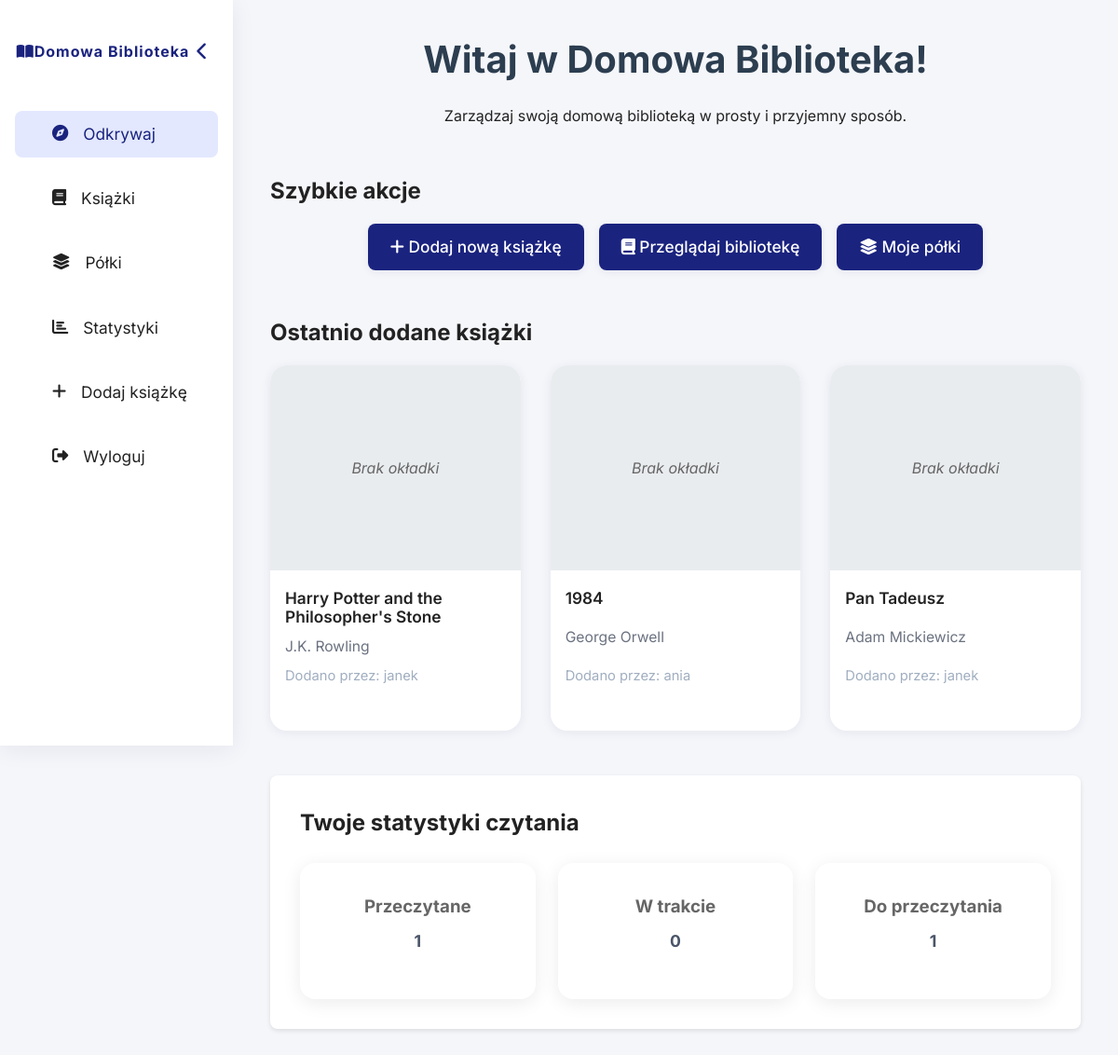
The page / (signed in) on the database its author committed.
### tables this page shows
CREATE TABLE books (
    id INT PRIMARY KEY AUTO_INCREMENT,
    isbn VARCHAR(13),
    title VARCHAR(255) NOT NULL,
    publisher_id INT,
    publication_year INT,
    description TEXT,
    cover_image VARCHAR(255),
    format ENUM('hardcover', 'paperback', 'ebook', 'audiobook') NOT NULL,
    added_by INT,
    created_at TIMESTAMP DEFAULT CURRENT_TIMESTAMP,
    updated_at TIMESTAMP DEFAULT CURRENT_TIMESTAMP ON UPDATE CURRENT_TIMESTAMP,
    FOREIGN KEY (publisher_id) REFERENCES publishers(id),
    FOREIGN KEY (added_by) REFERENCES users(id)
);

CREATE TABLE users (
    id INT PRIMARY KEY AUTO_INCREMENT,
    username VARCHAR(50) NOT NULL UNIQUE,
    email VARCHAR(100) NOT NULL UNIQUE,
    password_hash VARCHAR(255) NOT NULL,
    created_at TIMESTAMP DEFAULT CURRENT_TIMESTAMP,
    updated_at TIMESTAMP DEFAULT CURRENT_TIMESTAMP ON UPDATE CURRENT_TIMESTAMP
);

### config/config.php (called while the page is built, shortened)
<?php
function isLoggedIn() {
    return isset($_SESSION['user_id']);
}
function escape($string) {
    return htmlspecialchars($string, ENT_QUOTES, 'UTF-8');
}
?>

### templates/home.php (the view, shortened to what this page needs)
<?php
$stmt = $pdo->prepare("
    SELECT
        COUNT(CASE WHEN status = 'read' THEN 1 END) as read_count,
        COUNT(CASE WHEN status = 'reading' THEN 1 END) as reading_count,
        COUNT(CASE WHEN status = 'to_read' THEN 1 END) as to_read_count
    FROM reading_status
    WHERE user_id = ?
");
$stmt->execute([$_SESSION['user_id']]);
$stats = $stmt->fetch();
$stmt = $pdo->query("
    SELECT b.*, u.username as added_by_username,
       GROUP_CONCAT(CONCAT(a.first_name, ' ', a.last_name) SEPARATOR ', ') as authors
    FROM books b
    JOIN users u ON b.added_by = u.id
    LEFT JOIN book_authors ba ON b.id = ba.book_id
    LEFT JOIN authors a ON ba.author_id = a.id
    GROUP BY b.id
    ORDER BY b.created_at DESC
    LIMIT 6
");
?>
<div class="welcome-section">
    <h1>Witaj w <?php echo APP_NAME; ?>!</h1>
    <p>Zarządzaj swoją domową biblioteką w prosty i przyjemny sposób.</p>
</div>
<div class="quick-actions">
    <h2>Szybkie akcje</h2>
    <div class="action-buttons">
        <a href="<?php echo APP_URL; ?>?page=add-book" class="btn btn-primary"><i class="fa-solid fa-plus"></i> Dodaj nową książkę</a>
        <a href="<?php echo APP_URL; ?>?page=books" class="btn btn-primary"><i class="fa-solid fa-book"></i> Przeglądaj bibliotekę</a>
        <a href="<?php echo APP_URL; ?>?page=shelves" class="btn btn-primary"><i class="fa-solid fa-layer-group"></i> Moje półki</a>
    </div>
</div>
<div class="recent-books">
    <h2>Ostatnio dodane książki</h2>
    <div class="book-grid">
        <?php
        while ($book = $stmt->fetch()) {
        ?>
            <div class="book-card">
                <?php if ($book['cover_image']): ?>
                    <img src="<?php echo APP_URL . '/uploads/covers/' . $book['cover_image']; ?>"
                         alt="<?php echo escape($book['title']); ?>">
                <?php else: ?>
                    <div class="book-cover no-cover">
                        <span>Brak okładki</span>
                    </div>
                <?php endif; ?>
                <div class="book-info">
                    <div class="book-title"><?php echo escape($book['title']); ?></div>
                    <div class="book-author"><?php echo escape($book['authors'] ?? 'Autor nieznany'); ?></div>
                    <div class="book-meta">Dodano przez: <?php echo escape($book['added_by_username']); ?></div>
                </div>
            </div>
        <?php } ?>
    </div>
</div>
<div class="reading-stats">
    <h2>Twoje statystyki czytania</h2>
    <div class="stats-grid">
        <div class="stat-card">
            <h3>Przeczytane</h3>
            <p class="stat-number"><?php echo $stats['read_count']; ?></p>
        </div>
        <div class="stat-card">
            <h3>W trakcie</h3>
            <p class="stat-number"><?php echo $stats['reading_count']; ?></p>
        </div>
        <div class="stat-card">
            <h3>Do przeczytania</h3>
            <p class="stat-number"><?php echo $stats['to_read_count']; ?></p>
        </div>
    </div>
</div>

### index.php (shortened to what this page needs)
<?php
require_once 'config/config.php';
require_once 'config/database.php';
$page = $_GET['page'] ?? 'home';
?>
<!DOCTYPE html>
<html lang="pl">
<head>
    <link rel="stylesheet" href="<?php echo APP_URL; ?>/assets/css/style.css">
    <link rel="stylesheet" href="https://cdnjs.cloudflare.com/ajax/libs/font-awesome/6.4.2/css/all.min.css">
</head>
<body>
<div class="app-layout">
    <?php if (isLoggedIn()): ?>
    <aside class="sidebar" id="sidebar">
        <div class="sidebar-logo">
            <i class="fa-solid fa-book-open"></i> <span>Domowa Biblioteka</span>
            <a class="sidebar-toggle" id="sidebarToggle">
                <i class="fa-solid fa-chevron-left"></i>
            </a>
        </div>
        <ul class="sidebar-nav">
            <li><a href="?page=home" class="<?php echo ($_GET['page'] ?? 'home') === 'home' ? 'active' : ''; ?>"><i class="fa-solid fa-compass"></i> <span>Odkrywaj</span></a></li>
            <li><a href="?page=books" class="<?php echo ($_GET['page'] ?? '') === 'books' ? 'active' : ''; ?>"><i class="fa-solid fa-book"></i> <span>Książki</span></a></li>
            <li><a href="?page=shelves" class="<?php echo ($_GET['page'] ?? '') === 'shelves' ? 'active' : ''; ?>"><i class="fa-solid fa-layer-group"></i> <span>Półki</span></a></li>
            <li><a href="?page=statistics" class="<?php echo ($_GET['page'] ?? '') === 'statistics' ? 'active' : ''; ?>"><i class="fa-solid fa-chart-bar"></i> <span>Statystyki</span></a></li>
            <li><a href="?page=add-book" class="<?php echo ($_GET['page'] ?? '') === 'add-book' ? 'active' : ''; ?>"><i class="fa-solid fa-plus"></i> <span>Dodaj książkę</span></a></li>
            <li><a href="./logout.php"><i class="fa-solid fa-right-from-bracket"></i> <span>Wyloguj</span></a></li>
        </ul>
    </aside>
    <?php endif; ?>
    <section class="main-content">
    <?php
        switch ($page) {
            case 'home':
                include 'templates/home.php';
                break;
        }
    ?>
    </section>
</div>
</body>
</html>

### assets/css/style.css (style rules this page uses)
* { margin: 0; padding: 0; box-sizing: border-box; }
body { font-family: 'Inter', 'Segoe UI', Arial, sans-serif; line-height: 1.6; color: #222; background-color: #f5f6fa; min-height: 100vh; }
a { text-decoration: none; }
.app-layout { min-height: 100vh; }
.sidebar { width: 250px; background: #fff; box-shadow: 0 4px 24px rgba(30,34,90,0.07); display: flex; flex-direction: column; padding: 32px 16px 0 16px; position: fixed; height: 100vh; overflow-y: auto; }
.sidebar-toggle { background: none; border: none; color: #1a237e; cursor: pointer; font-size: 1.2rem; padding: 0.5rem; transition: transform 0.3s ease; }
.sidebar .sidebar-logo { display: flex; align-items: center; justify-content: center; font-size: 1rem; font-weight: 700; color: #1a237e; margin-bottom: 2.5rem; letter-spacing: 1px; }
.sidebar-nav { list-style: none; padding: 0; margin: 0; }
.sidebar-nav li { margin-bottom: 1.2rem; }
.sidebar-nav a { display: flex; align-items: center; gap: 1rem; color: #222; text-decoration: none; font-size: 1.08rem; padding: 0.7rem 2rem 0.7rem 2.5rem; border-radius: 8px; transition: background 0.2s, color 0.2s; }
.sidebar-nav a.active, .sidebar-nav a:hover { background: #e3e8ff; color: #1a237e; }
.main-content { padding: 32px 40px; transition: margin 0.3s cubic-bezier(.4,0,.2,1); }
.sidebar ~ .main-content { margin-left: 250px; }
.book-grid { display: grid; grid-template-columns: repeat(3, 1fr); gap: 2rem; margin-top: 1rem; margin-bottom: 2.5rem; }
.book-card { background: #fff; border-radius: 18px; box-shadow: 0 2px 12px rgba(30,34,90,0.07); overflow: hidden; display: flex; flex-direction: column; transition: transform 0.18s, box-shadow 0.18s; cursor: pointer; }
.book-card .book-info { padding: 1.2rem 1rem 1rem 1rem; flex: 1; display: flex; flex-direction: column; justify-content: space-between; }
.book-card .book-title { font-size: 1.08rem; font-weight: 600; color: #222; margin-bottom: 0.5rem; line-height: 1.2; }
.book-card .book-author { color: #6b7280; font-size: 0.98rem; margin-bottom: 0.5rem; }
.book-card .book-meta { font-size: 0.92rem; color: #a0aec0; }
.btn { border: none; border-radius: 8px; padding: 0.7rem 1.5rem; font-size: 1.08rem; font-weight: 500; cursor: pointer; transition: background 0.18s; box-shadow: 0 2px 8px rgba(30,34,90,0.07); }
.btn-primary { background: #1a237e; color: #fff; }
.welcome-section { text-align: center; margin-bottom: 3rem; }
.welcome-section h1 { font-size: 2.5rem; color: #2c3e50; margin-bottom: 1rem; }
.quick-actions { margin-bottom: 3rem; }
.action-buttons { display: flex; gap: 1rem; justify-content: center; margin-top: 1rem; }
.recent-books { margin-bottom: 3rem; }
.reading-stats { background: #fff; padding: 2rem; border-radius: 8px; box-shadow: 0 2px 5px rgba(0,0,0,0.1); }
.stats-grid { display: grid; grid-template-columns: repeat(3, 1fr); gap: 1.5rem; margin-top: 1.5rem; }
.stat-card { text-align: center; padding: 1.5rem; background: #f8f9fa; border-radius: 8px; transition: transform 0.3s ease; }
.stat-card h3 { color: #666; margin-bottom: 0.5rem; }
.stat-number { font-size: 2rem; font-weight: bold; color: #2c3e50; justify-self: center; }
.no-cover { height: 220px; background: #e9ecef; display: flex; align-items: center; justify-content: center; color: #666; font-style: italic; }
.book-card { position: relative; }
.book-meta { margin-bottom: 30px; }
.stat-card { background: #fff; border-radius: 16px; padding: 2rem; box-shadow: 0 4px 20px rgba(0,0,0,0.08); transition: transform 0.3s ease, box-shadow 0.3s ease; position: relative; overflow: hidden; }
.stat-card p { margin-bottom: 1rem; color: #4a5568; font-size: 1.1rem; display: flex; justify-content: space-between; align-items: center; }

### rows shown on the page
books: shows "Brak okładki", title "Harry Potter and the Philosopher's Stone", authors "J.K. Rowling", added_by.username "janek"
books: shows "Brak okładki", title "1984", authors "George Orwell", added_by.username "ania"
books: shows "Brak okładki", title "Pan Tadeusz", authors "Adam Mickiewicz", added_by.username "janek"

### other values the page prints
APP_NAME "Domowa Biblioteka"
$stats['read_count'] "1"
$stats['reading_count'] "0"
$stats['to_read_count'] "1"
